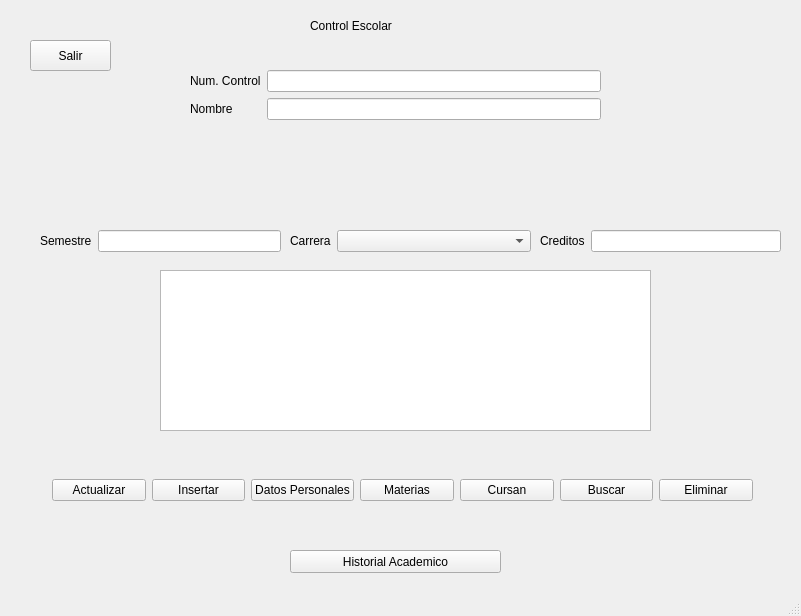
<?xml version="1.0" encoding="UTF-8"?>
<ui version="4.0">
 <class>MainWindow</class>
 <widget class="QMainWindow" name="MainWindow">
  <property name="geometry">
   <rect>
    <x>0</x>
    <y>0</y>
    <width>801</width>
    <height>616</height>
   </rect>
  </property>
  <property name="windowTitle">
   <string>MainWindow</string>
  </property>
  <property name="styleSheet">
   <string notr="true"/>
  </property>
  <widget class="QWidget" name="centralwidget">
   <widget class="QLabel" name="label">
    <property name="geometry">
     <rect>
      <x>310</x>
      <y>-10</y>
      <width>191</width>
      <height>71</height>
     </rect>
    </property>
    <property name="styleSheet">
     <string notr="true">
font: 20pt &quot;Tw Cen MT Condensed Extra Bold&quot;;</string>
    </property>
    <property name="text">
     <string>Control Escolar</string>
    </property>
   </widget>
   <widget class="QTableWidget" name="tabla">
    <property name="geometry">
     <rect>
      <x>160</x>
      <y>270</y>
      <width>491</width>
      <height>161</height>
     </rect>
    </property>
   </widget>
   <widget class="QWidget" name="formLayoutWidget">
    <property name="geometry">
     <rect>
      <x>190</x>
      <y>70</y>
      <width>411</width>
      <height>71</height>
     </rect>
    </property>
    <layout class="QFormLayout" name="formLayout_2">
     <item row="0" column="1">
      <widget class="QLineEdit" name="numcontrolline"/>
     </item>
     <item row="1" column="0">
      <widget class="QLabel" name="label_3">
       <property name="styleSheet">
        <string notr="true">font: 14pt &quot;MS Shell Dlg 2&quot;;</string>
       </property>
       <property name="text">
        <string>Nombre</string>
       </property>
      </widget>
     </item>
     <item row="1" column="1">
      <widget class="QLineEdit" name="nombrelineedit"/>
     </item>
     <item row="0" column="0">
      <widget class="QLabel" name="label_2">
       <property name="styleSheet">
        <string notr="true">font: 14pt &quot;MS Shell Dlg 2&quot;;</string>
       </property>
       <property name="text">
        <string>Num. Control</string>
       </property>
      </widget>
     </item>
    </layout>
   </widget>
   <widget class="QWidget" name="formLayoutWidget_2">
    <property name="geometry">
     <rect>
      <x>40</x>
      <y>230</y>
      <width>241</width>
      <height>31</height>
     </rect>
    </property>
    <layout class="QFormLayout" name="formLayout_3">
     <item row="0" column="0">
      <widget class="QLabel" name="label_4">
       <property name="styleSheet">
        <string notr="true">font: 14pt &quot;MS Shell Dlg 2&quot;;</string>
       </property>
       <property name="text">
        <string>Semestre</string>
       </property>
      </widget>
     </item>
     <item row="0" column="1">
      <widget class="QLineEdit" name="semestreline"/>
     </item>
    </layout>
   </widget>
   <widget class="QWidget" name="formLayoutWidget_3">
    <property name="geometry">
     <rect>
      <x>290</x>
      <y>230</y>
      <width>241</width>
      <height>31</height>
     </rect>
    </property>
    <layout class="QFormLayout" name="formLayout_4">
     <item row="0" column="0">
      <widget class="QLabel" name="label_5">
       <property name="styleSheet">
        <string notr="true">font: 14pt &quot;MS Shell Dlg 2&quot;;</string>
       </property>
       <property name="text">
        <string>Carrera</string>
       </property>
      </widget>
     </item>
     <item row="0" column="1">
      <widget class="QComboBox" name="carreraline"/>
     </item>
    </layout>
   </widget>
   <widget class="QWidget" name="horizontalLayoutWidget">
    <property name="geometry">
     <rect>
      <x>52</x>
      <y>440</y>
      <width>701</width>
      <height>101</height>
     </rect>
    </property>
    <layout class="QHBoxLayout" name="horizontalLayout">
     <item>
      <widget class="QPushButton" name="botonactua">
       <property name="text">
        <string>Actualizar</string>
       </property>
       <property name="icon">
        <iconset>
         <normaloff>../img/act.png</normaloff>../img/act.png</iconset>
       </property>
      </widget>
     </item>
     <item>
      <widget class="QPushButton" name="botoninsert">
       <property name="text">
        <string>Insertar</string>
       </property>
       <property name="icon">
        <iconset>
         <normaloff>../img/ins.png</normaloff>../img/ins.png</iconset>
       </property>
      </widget>
     </item>
     <item>
      <widget class="QPushButton" name="BotondatosPersonales">
       <property name="text">
        <string>Datos Personales</string>
       </property>
       <property name="icon">
        <iconset>
         <normaloff>../img/dts.png</normaloff>../img/dts.png</iconset>
       </property>
      </widget>
     </item>
     <item>
      <widget class="QPushButton" name="botonMaterias">
       <property name="text">
        <string>Materias</string>
       </property>
       <property name="icon">
        <iconset>
         <normaloff>../img/mts.png</normaloff>../img/mts.png</iconset>
       </property>
      </widget>
     </item>
     <item>
      <widget class="QPushButton" name="botonCursan">
       <property name="text">
        <string>Cursan</string>
       </property>
       <property name="icon">
        <iconset>
         <normaloff>../img/curs.png</normaloff>../img/curs.png</iconset>
       </property>
      </widget>
     </item>
     <item>
      <widget class="QPushButton" name="botonbuscar">
       <property name="text">
        <string>Buscar</string>
       </property>
       <property name="icon">
        <iconset>
         <normaloff>../img/buscar.png</normaloff>../img/buscar.png</iconset>
       </property>
      </widget>
     </item>
     <item>
      <widget class="QPushButton" name="botoneliminar">
       <property name="text">
        <string>Eliminar</string>
       </property>
       <property name="icon">
        <iconset>
         <normaloff>../img/eleminar.png</normaloff>../img/eleminar.png</iconset>
       </property>
      </widget>
     </item>
    </layout>
   </widget>
   <widget class="QPushButton" name="botonhistorial">
    <property name="geometry">
     <rect>
      <x>290</x>
      <y>550</y>
      <width>211</width>
      <height>23</height>
     </rect>
    </property>
    <property name="text">
     <string>Historial Academico</string>
    </property>
    <property name="icon">
     <iconset>
      <normaloff>../img/dtbs.png</normaloff>../img/dtbs.png</iconset>
    </property>
   </widget>
   <widget class="QWidget" name="formLayoutWidget_4">
    <property name="geometry">
     <rect>
      <x>540</x>
      <y>230</y>
      <width>241</width>
      <height>31</height>
     </rect>
    </property>
    <layout class="QFormLayout" name="formLayout">
     <item row="0" column="0">
      <widget class="QLabel" name="label_6">
       <property name="styleSheet">
        <string notr="true">font: 14pt &quot;MS Shell Dlg 2&quot;;</string>
       </property>
       <property name="text">
        <string>Creditos</string>
       </property>
      </widget>
     </item>
     <item row="0" column="1">
      <widget class="QLineEdit" name="creditoLine"/>
     </item>
    </layout>
   </widget>
   <widget class="QPushButton" name="botonsalir">
    <property name="geometry">
     <rect>
      <x>30</x>
      <y>40</y>
      <width>81</width>
      <height>31</height>
     </rect>
    </property>
    <property name="text">
     <string>Salir</string>
    </property>
   </widget>
  </widget>
  <widget class="QMenuBar" name="menubar">
   <property name="geometry">
    <rect>
     <x>0</x>
     <y>0</y>
     <width>801</width>
     <height>21</height>
    </rect>
   </property>
  </widget>
  <widget class="QStatusBar" name="statusbar"/>
 </widget>
 <resources/>
 <connections/>
</ui>
